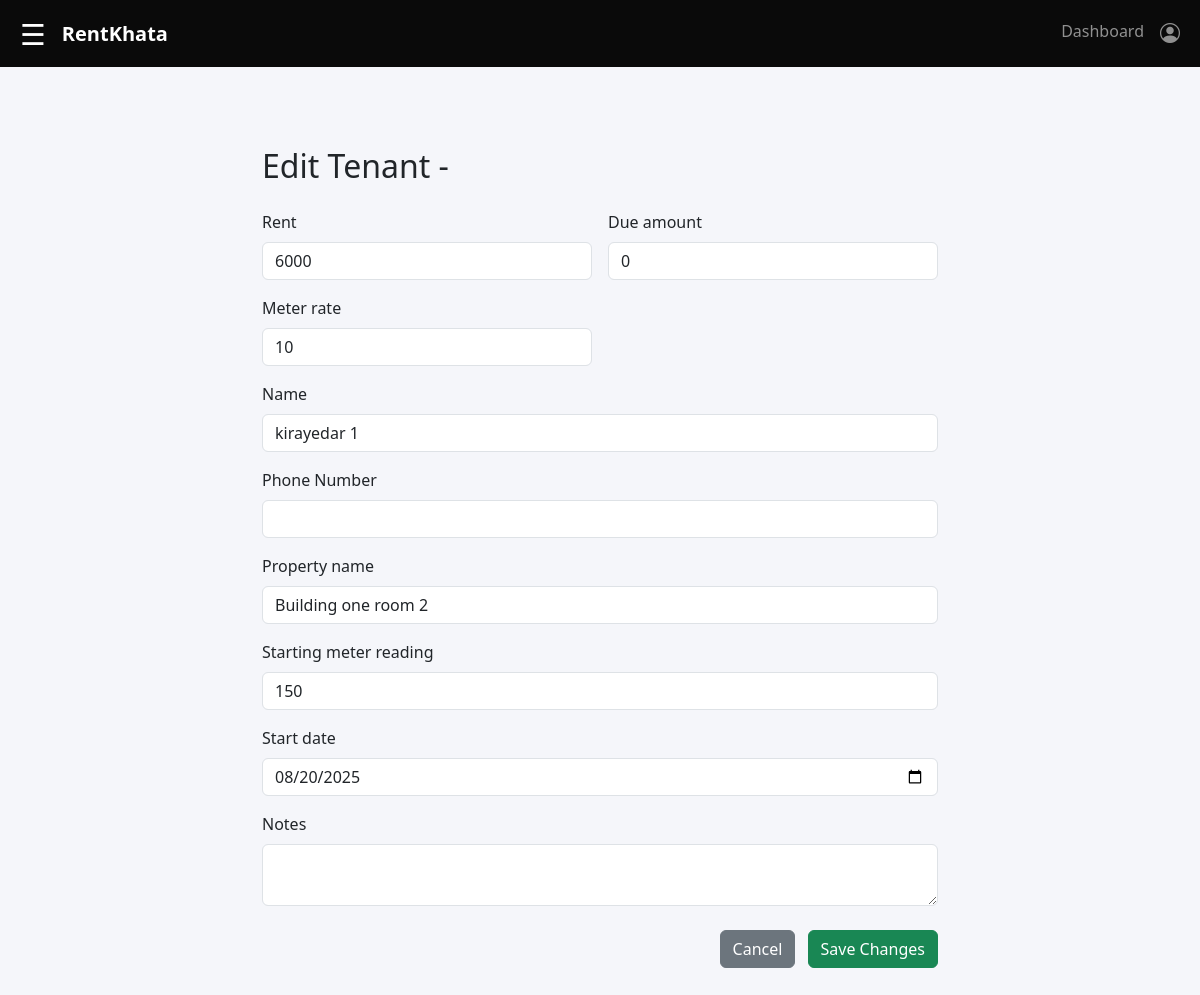
Page /tenants/43/edit/ (signed in) on the committed database.
### accounts/models.py (models this page shows, shortened)
class OfflineTenants(models.Model):
    landlord = models.ForeignKey(
        CustomUser,
        related_name='offline_tenants',
        limit_choices_to={'role': 'landlord'},
        on_delete=models.CASCADE
    )
    name = models.CharField(max_length=20)
    property_name = models.CharField(max_length=255, null=True, blank=True)
    phone_number = models.CharField(max_length=15, null=True, blank=True)
    rent = models.IntegerField()
    due_amount = models.IntegerField(default=0)
    meter_rate = models.IntegerField(default=10)
    starting_meter_reading = models.IntegerField(default=0)
    start_date = models.DateField(null=True, blank=True)
    end_date = models.DateField(null=True, blank=True)
    note = models.TextField(null=True, blank=True)

### accounts/views.py (the view)
# urls.py: path('tenants/<int:tenant_id>/edit/', views.update_tenant, name='update_tenant'),
@login_required
@landlord_required
def update_tenant(request, tenant_id):
    landlord = request.user
    try:
        tenant = OfflineTenants.objects.get(id=tenant_id, landlord=landlord)
        tenant_type = "offline"
    except OfflineTenants.DoesNotExist:
        tenant = get_object_or_404(LinkTenantLandlord, id=tenant_id, landlord=landlord)
        tenant_type = "online"
    if request.method == "POST":
        if tenant_type == "offline":
            form = OfflineTenantForm(request.POST, instance=tenant)
        else:
            form = OnlineTenantForm(request.POST, instance=tenant)
        if form.is_valid():
            form.save()
            messages.success(request, "Tenant updated successfully.")
            return redirect("manage_tenants")
    else:
        if tenant_type == "offline":
            form = OfflineTenantForm(instance=tenant)
        else:
            form = OnlineTenantForm(instance=tenant)
    return render(request, "accounts/update_tenant.html", {
        "form": form,
        "tenant_type": tenant_type,
    })

### templates/accounts/update_tenant.html (shortened to what this page needs)
{% extends "base.html" %}
{% block content %}
<div class="container mt-5" style="max-width:700px;">
  <h2 class="mb-4">Edit Tenant - {{ tenant.name }}</h2>
  <form method="POST">
    <div class="row g-3 mb-3">
      {% for field in form %}
        {% if field.name == "rent" %}
          <div class="col-md-6">
            <label for="{{ field.id_for_label }}" class="form-label">{{ field.label }}</label>
            {{ field }}
          </div>
        {% elif field.name == "due_amount" %}
          <div class="col-md-6">
            <label for="{{ field.id_for_label }}" class="form-label">{{ field.label }}</label>
            {{ field }}
          </div>
        {% endif %}
      {% endfor %}
    </div>
    <div class="row g-3 mb-3">
      {% for field in form %}
        {% if field.name == "meter_rate" %}
          <div class="col-md-6">
            <label for="{{ field.id_for_label }}" class="form-label">{{ field.label }}</label>
            {{ field }}
          </div>
        {% elif field.name == "meter_reading" %}
          <div class="col-md-6">
            <label for="{{ field.id_for_label }}" class="form-label">{{ field.label }}</label>
            {{ field }}
            {{ field.errors }}
          </div>
        {% endif %}
      {% endfor %}
    </div>
    {% for field in form %}
      {% if field.name not in "rent due_amount meter_rate meter_reading" %}
        <div class="mb-3">
          <label for="{{ field.id_for_label }}" class="form-label">{{ field.label }}</label>
          {{ field }}
        </div>
      {% endif %}
    {% endfor %}
    <div class="mt-4 text-end">
      <a href="{% url 'manage_tenants' %}" class="btn btn-secondary me-2">Cancel</a>
      <button type="submit" class="btn btn-success">Save Changes</button>
    </div>
  </form>
</div>
{% endblock %}

### templates/base.html (style rules this page uses)
body { font-family: "Segoe UI", Tahoma, Geneva, Verdana, sans-serif; background-color: #f5f6fa; overflow-x: hidden; margin: 0; }

### rows in the picture
OfflineTenants: form "6000", form "0", form "10", form "kirayedar 1" "Building one room 2" "150" "08/20/2025"

### other values in the picture
{{ field.label }} "Rent"
{{ field.label }} "Due amount"
{{ field.label }} "Meter rate"
{{ field.label }} "Name" "Phone Number" "Property name" "Starting meter reading" "Start date" "Notes"
